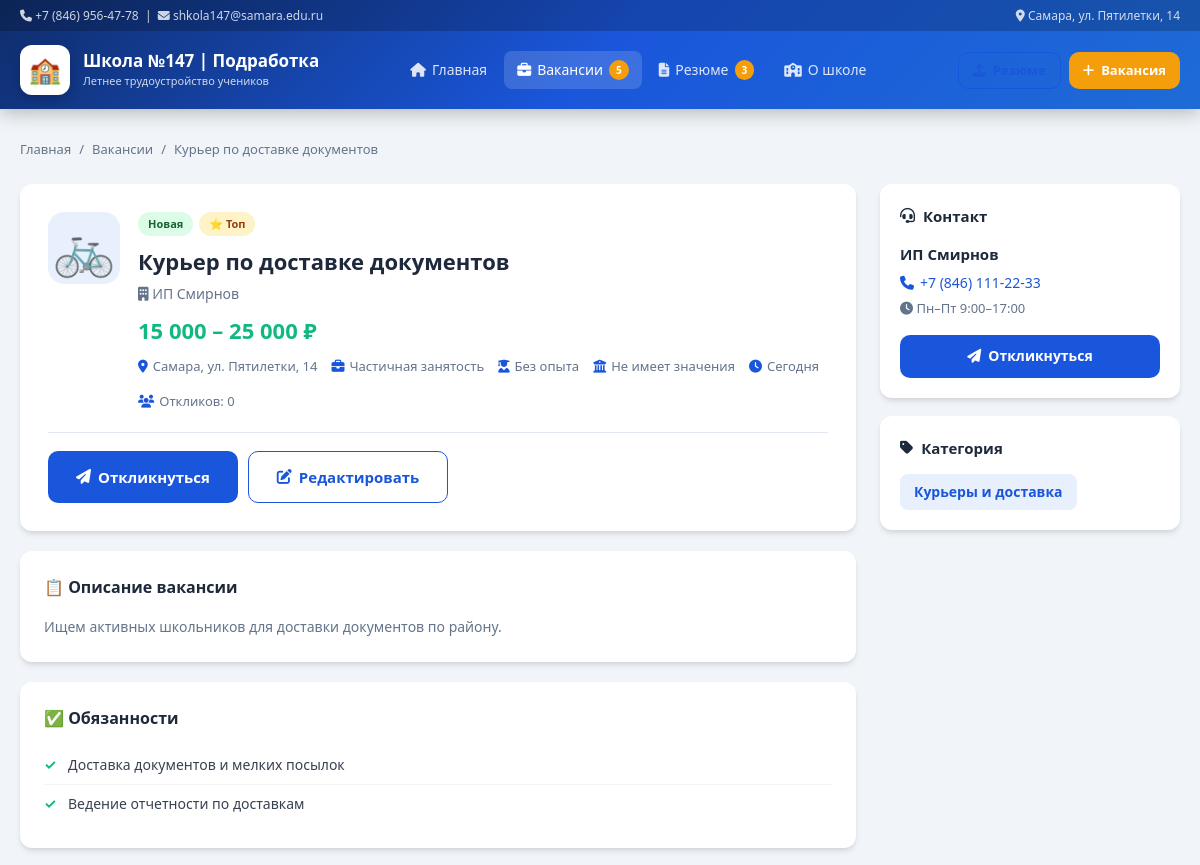
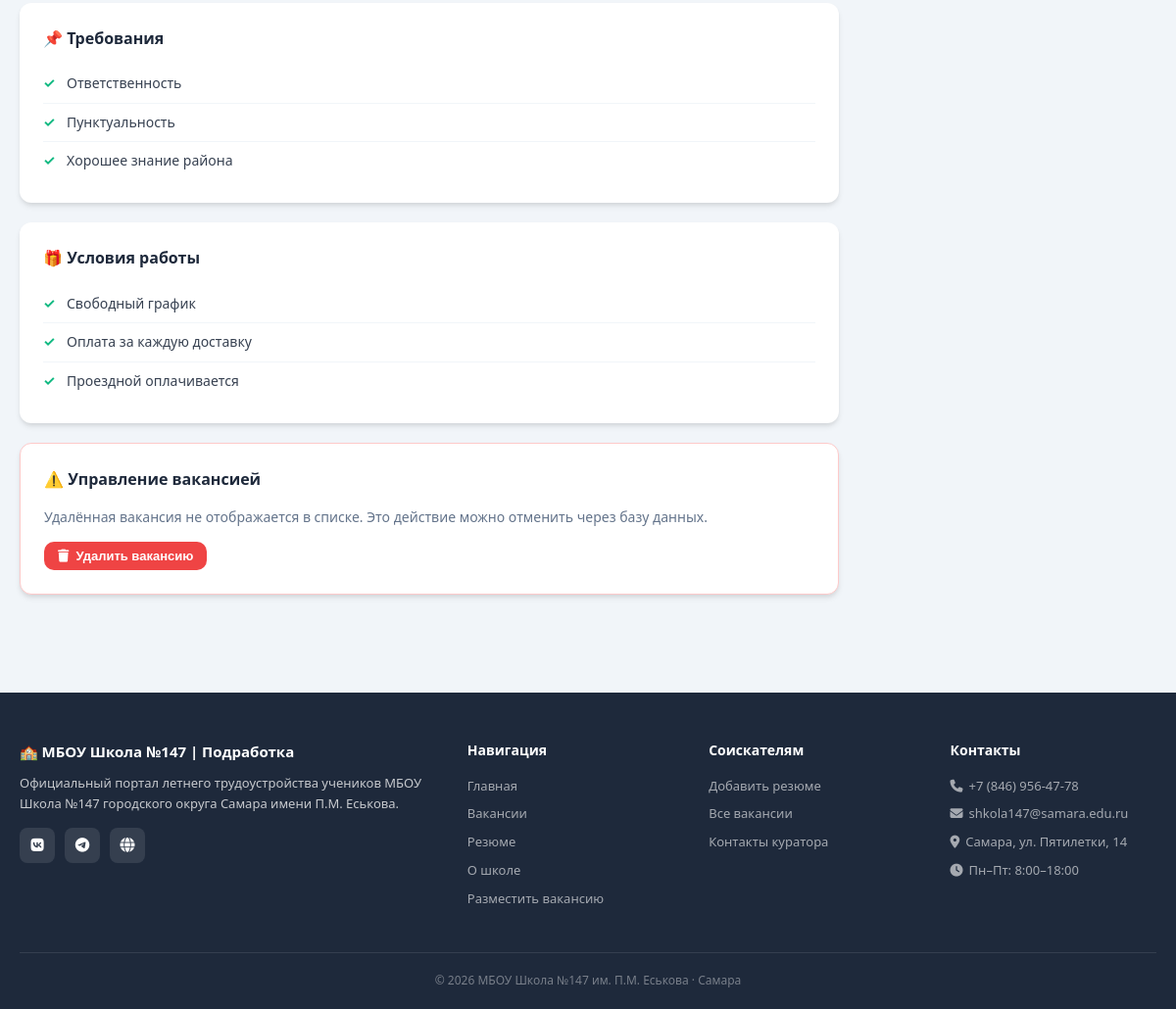
Screenshot of /vacancies/1 with the database file from the repository (2 pictures, top to bottom).
### models.py (models this page shows, shortened)
class Vacancy(db.Model):
    __tablename__ = 'vacancies'
    id          = db.Column(db.Integer, primary_key=True)
    title       = db.Column(db.String(200), nullable=False)
    category    = db.Column(db.String(100), nullable=False)
    job_type    = db.Column(db.String(100), nullable=False)
    salary_from = db.Column(db.Integer, default=0)
    salary_to   = db.Column(db.Integer, default=0)
    location    = db.Column(db.String(200), default='Самара, ул. Пятилетки, 14')
    experience  = db.Column(db.String(100), default='По договорённости')
    education   = db.Column(db.String(200), default='По договорённости')
    description = db.Column(db.Text, nullable=False)
    duties      = db.Column(db.Text, nullable=False)
    requirements= db.Column(db.Text, nullable=False)
    conditions  = db.Column(db.Text, default='')
    contact_name= db.Column(db.String(150), default='')
    contact_phone=db.Column(db.String(50), default='')
    icon        = db.Column(db.String(10), default='📌')
    is_featured = db.Column(db.Boolean, default=False)
    is_active   = db.Column(db.Boolean, default=True)
    is_urgent   = db.Column(db.Boolean, default=False)
    is_new      = db.Column(db.Boolean, default=True)
    created_at  = db.Column(db.DateTime, default=datetime.utcnow)
    applications = db.relationship(
        'Application', backref='vacancy', lazy=True, cascade='all, delete-orphan'
    )
    @property
    def salary_display(self):
        if self.salary_from and self.salary_to:
            return f"{self.salary_from:,} – {self.salary_to:,} ₽".replace(',', ' ')
        elif self.salary_from:
            return f"от {self.salary_from:,} ₽".replace(',', ' ')
        return 'По договорённости'
    @property
    def posted_display(self):
        delta = datetime.utcnow() - self.created_at
        if delta.days == 0:
            return 'Сегодня'
        elif delta.days == 1:
            return 'Вчера'
        elif delta.days < 7:
            return f'{delta.days} дня(-ей) назад'
        elif delta.days < 30:
            weeks = delta.days // 7
            return f'{weeks} недел(ю/и) назад'
        return self.created_at.strftime('%d.%m.%Y')

### app.py (the view)
    @app.route('/vacancies/<int:vacancy_id>')
    def vacancy_detail(vacancy_id):
        vacancy = Vacancy.query.get_or_404(vacancy_id)
        related = (Vacancy.query
                   .filter_by(is_active=True, category=vacancy.category)
                   .filter(Vacancy.id != vacancy_id)
                   .limit(3).all())
        app_count = Application.query.filter_by(vacancy_id=vacancy_id).count()
        return render_template(
            'vacancy_detail.html',
            vacancy   = vacancy,
            related   = related,
            app_count = app_count,
        )

### app.py (called while the page is built)
def create_app(config_name='default'):
    app = Flask(__name__)
    app.config.from_object(config[config_name])
    db.init_app(app)
    with app.app_context():
        db.create_all()
        seed_data()
    @app.context_processor
    def inject_globals():
        return {
            'vacancy_count': Vacancy.query.filter_by(is_active=True).count(),
            'resume_count':  Resume.query.filter_by(is_active=True).count(),
            'current_year':  datetime.utcnow().year,
        }
    @app.errorhandler(404)
    def not_found(e):
        return render_template('404.html'), 404
    @app.errorhandler(500)
    def server_error(e):
        return render_template('500.html'), 500
    register_routes(app)
    return app

### templates/vacancy_detail.html (shortened to what this page needs)
{% extends 'base.html' %}  {% block content %}
<div class="container" style="padding-top: 30px; padding-bottom: 50px">
  <nav class="breadcrumb">
    <a href="{{ url_for('index') }}">Главная</a>
    <span>/</span>
    <a href="{{ url_for('vacancies') }}">Вакансии</a>
    <span>/</span>
    <span>{{ vacancy.title }}</span>
  </nav>
  <div class="detail-layout">
    <div class="detail-main">
      <div class="detail-card detail-card--hero">
        <div class="detail-hero">
          <div class="detail-hero__icon">{{ vacancy.icon }}</div>
          <div>
            <div class="detail-hero__badges">
              {% if vacancy.is_new %}
              <span class="badge badge--new">Новая</span>
              {% endif %}  {% if vacancy.is_featured %}
              <span class="badge badge--feat">⭐ Топ</span>
              {% endif %}
            </div>
            <h1 class="detail-hero__title">{{ vacancy.title }}</h1>
            <div class="detail-hero__company">
              <i class="fas fa-building"></i>
              {{ vacancy.contact_name }}
            </div>
            <div class="detail-hero__salary">{{ vacancy.salary_display }}</div>
            <div class="detail-hero__meta">
              <span>
                <i class="fas fa-map-marker-alt"></i> {{ vacancy.location }}
              </span>
              <span>
                <i class="fas fa-briefcase"></i> {{ vacancy.job_type }}
              </span>
              <span>
                <i class="fas fa-user-graduate"></i> {{ vacancy.experience }}
              </span>
              <span>
                <i class="fas fa-university"></i> {{ vacancy.education }}
              </span>
              <span>
                <i class="fas fa-clock"></i> {{ vacancy.posted_display }}
              </span>
              <span>
                <i class="fas fa-users"></i> Откликов: {{ app_count }}
              </span>
            </div>
          </div>
        </div>
        <div class="detail-hero__cta">
          <a
            href="{{ url_for('apply', vacancy_id=vacancy.id) }}"
            class="btn btn--primary btn--lg"
          >
            <i class="fas fa-paper-plane"></i> Откликнуться
          </a>
          <a
            href="{{ url_for('edit_vacancy', vacancy_id=vacancy.id) }}"
            class="btn btn--outline btn--lg"
          >
            <i class="fas fa-edit"></i> Редактировать
          </a>
        </div>
      </div>
      <div class="detail-card">
        <h2 class="detail-section-title">📋 Описание вакансии</h2>
        <p class="detail-text">{{ vacancy.description }}</p>
      </div>
      <div class="detail-card">
        <h2 class="detail-section-title">✅ Обязанности</h2>
        <ul class="detail-list">
          {% for line in vacancy.duties.split('\n') %} {% if line.strip() %}
          <li>{{ line.strip() }}</li>
          {% endif %} {% endfor %}
        </ul>
      </div>
      <div class="detail-card">
        <h2 class="detail-section-title">📌 Требования</h2>
        <ul class="detail-list">
          {% for line in vacancy.requirements.split('\n') %} {% if line.strip()
          %}
          <li>{{ line.strip() }}</li>
          {% endif %} {% endfor %}
        </ul>
      </div>
      {% if vacancy.conditions %}
      <div class="detail-card">
        <h2 class="detail-section-title">🎁 Условия работы</h2>
        <ul class="detail-list detail-list--green">
          {% for line in vacancy.conditions.split('\n') %} {% if line.strip() %}
          <li>{{ line.strip() }}</li>
          {% endif %} {% endfor %}
        </ul>
      </div>
      {% endif %}
      <div class="detail-card detail-card--danger">
        <h2 class="detail-section-title">⚠️ Управление вакансией</h2>
        <p style="font-size: 14px; color: var(--gray); margin-bottom: 14px">
          Удалённая вакансия не отображается в списке. Это действие можно
          отменить через базу данных.
        </p>
        <form
          action="{{ url_for('delete_vacancy', vacancy_id=vacancy.id) }}"
          method="post"
          onsubmit="return confirm('Удалить вакансию «{{ vacancy.title }}»?')"
        >
          <button class="btn btn--danger btn--sm" type="submit">
            <i class="fas fa-trash"></i> Удалить вакансию
          </button>
        </form>
      </div>
    </div>
    <aside class="detail-sidebar">
      {% if vacancy.contact_name %}
      <div class="sidebar-card">
        <h3 class="sidebar-card__title">
          <i class="fas fa-headset"></i> Контакт
        </h3>
        <div class="contact-info">
          <div class="contact-info__name">{{ vacancy.contact_name }}</div>
          {% if vacancy.contact_phone %}
          <a href="tel:{{ vacancy.contact_phone }}" class="contact-info__phone">
            <i class="fas fa-phone"></i> {{ vacancy.contact_phone }}
          </a>
          {% endif %}
          <div class="contact-info__hours">
            <i class="fas fa-clock"></i> Пн–Пт 9:00–17:00
          </div>
        </div>
        <a
          href="{{ url_for('apply', vacancy_id=vacancy.id) }}"
          class="btn btn--primary btn--block mt-2"
        >
          <i class="fas fa-paper-plane"></i> Откликнуться
        </a>
      </div>
      {% endif %}
      <div class="sidebar-card">
        <h3 class="sidebar-card__title">
          <i class="fas fa-tag"></i> Категория
        </h3>
        <a
          href="{{ url_for('vacancies', category=vacancy.category) }}"
          class="category-link"
        >
          {{ vacancy.category }}
        </a>
      </div>
    </aside>
  </div>
</div>
{% endblock %}

### rows the page displays
Vacancy: title "Курьер по доставке документов", icon "🚲", contact_name "ИП Смирнов", salary_display "15 000 – 25 000 ₽", location "Самара, ул. Пятилетки, 14", job_type "Частичная занятость", experience "Без опыта", education "Не имеет значения", posted_display "Сегодня", description "Ищем активных школьников для доставки документов по району.", contact_phone "+7 (846) 111-22-33", category "Курьеры и доставка"

### other values shown
{{ vacancy_count }} "5"
{{ resume_count }} "3"
{{ app_count }} "0"
{{ line.strip() }} "Доставка документов и мелких посылок" "Ведение отчетности по доставкам"
{{ line.strip() }} "Ответственность" "Пунктуальность" "Хорошее знание района"
{{ line.strip() }} "Свободный график" "Оплата за каждую доставку" "Проездной оплачивается"
